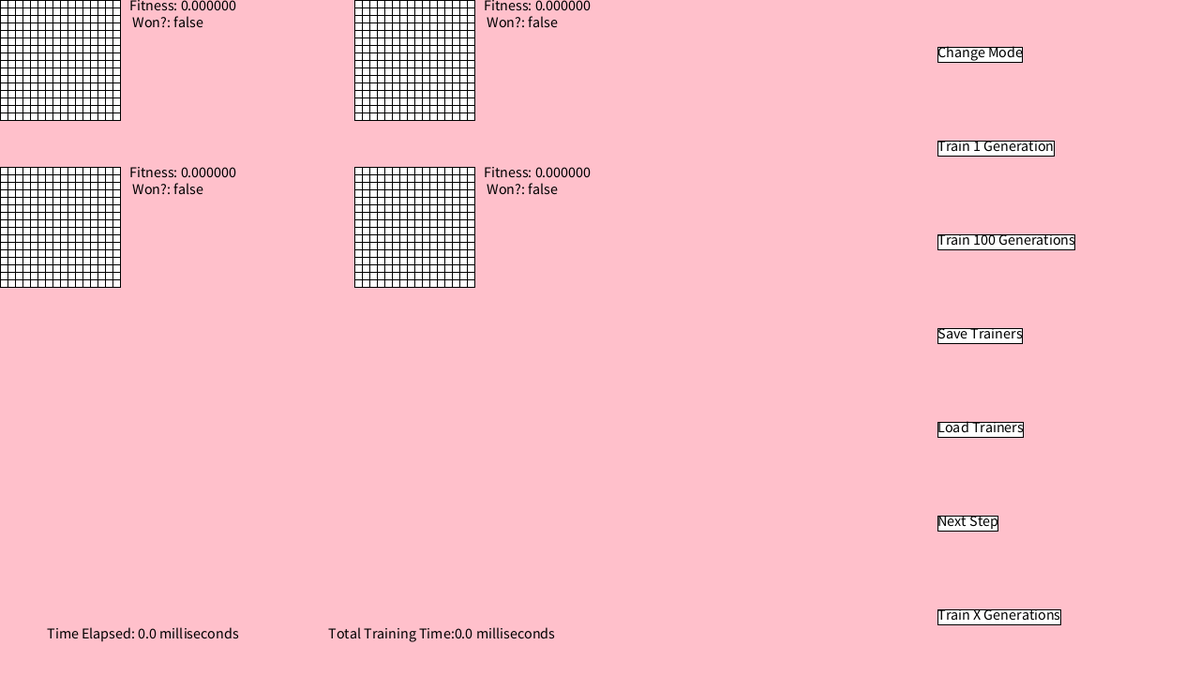
Frame 1 (no input)
Frame 60 (the mouse pressed at the canvas centre just before this capture): identical to frame 1, image omitted
Frame 120 (the mouse held since frame 60 and released just before this capture): identical to frame 1, image omitted

The Processing sketch that drew this single still picture (run headless with seeded random() and noise(); from frame 60 on, the mouse is pressed at the canvas centre):

// Processing sketch: mine_trainer
// ── mine_trainer.pde
final int SQUARE_SIZE = 8;
final int GENERATION_SIZE = 250;
final int BOARD_WIDTH = 16;
final int BOARD_HEIGHT = 16;
final int NUM_OF_MINES = 40;
final int SPACING = 250;
GeneticAlgorithm ga = new GeneticAlgorithm(GENERATION_SIZE,BOARD_WIDTH,BOARD_HEIGHT,NUM_OF_MINES);
int mode = 0;
int timer = 0;
int gensTrained = 0;
float timeElapsed = 0;
float trainingTime = 0;
boolean repeatTraining = false;
float fitnessAverage = 0;
ArrayList<Float> graphData = new ArrayList<Float>();
Button modeButton;
Button[] trainButtons;
Button[] predictButtons;
MineTrainer[] topTen = new MineTrainer[4];
boolean mouse = false;
void mousePressed(){
  mouse = true;
}
void mouseReleased(){
  mouse = false;
}
void setup(){
  size(1280,720);
  modeButton = new Button("Change Mode",1000,50);
  trainButtons = new Button[] {
    new Button("Train 1 Generation",1000,150),
    new Button("Train 100 Generations",1000,250),
    new Button("Save Trainers",1000,350),
    new Button("Load Trainers",1000,450),
    new Button("Next Step",1000,550),
    new Button("Train X Generations",1000,650)
  };
  predictButtons = new Button[] {
    new Button("Use Best Trainer",1000,150),
    new Button("Use Random by Fitness",1000,250),
    new Button("Predict Move",1000,350)
  };
  for(int i = 0; i < topTen.length;i++){
    topTen[i] = ga.trainers.get(i);
  }
}

void draw(){
  background(255,192,203);
  modeButton.update();
  modeButton.show();
  if(modeButton.clicked()){
    mode = (mode == 0) ? 1 : 0;
  }
  //display data
  fill(0,0,0);
  textAlign(LEFT,TOP);
  text("Time Elapsed: "+timeElapsed+" milliseconds",50,height-50);
  text("Total Training Time:"+trainingTime+" milliseconds",350,height-50);
  fill(0,0,255);
  for(int i = 0; i < graphData.size();i++){
    rect(50+i*2,height-100-graphData.get(i),2,2);
  }
  //buttons
  switch(mode){
    case 0:
      //show like top 10
      for(int i = 0; i < topTen.length; i++){
        topTen[i].x = (i%2)*(topTen[i].w+SPACING);
        topTen[i].y = (int)(i/2)*(topTen[i].h+SPACING/5);
        topTen[i].show();
        fill(0,0,0);
        textAlign(LEFT,TOP);
        text(String.format("Fitness: %f\n Won?: %b",topTen[i].fitness,topTen[i].win),(i%2)*(topTen[i].w+SPACING)+topTen[i].w+10,(int)(i/2)*(topTen[i].h+SPACING/5));
        //display fitness next to the graph???
      }
      //train gen if timer is > 0
      if(repeatTraining){
        timer = 1;
      }
      if(timer > 0){
        int start = millis();
        ga.nextGeneration();
        topTen = ga.calculateTopTen();
        timeElapsed = millis()-start;
        trainingTime += timeElapsed;
        timer--;
        gensTrained++;
        fitnessAverage = 0;
        for(int i = 0; i < this.topTen.length;i++){
          fitnessAverage += topTen[i].fitness;
        }
        fitnessAverage /= topTen.length;
        graphData.add(fitnessAverage);
        if(graphData.size() > 1000){
          graphData.remove(0);
        }
      }
      for(int i = 0; i < trainButtons.length;i++){
        trainButtons[i].update();
        trainButtons[i].show();
        if(trainButtons[i].clicked()){
          
          switch(i){
            case 0: //train 1 gen
              timer = 1;
              break;
            case 1: //train 100 gen
              timer = 100;
              break;
            case 2: //save trainers
              ga.saveTrainers();
              break;
            case 3: //load trainers
              ga.loadTrainers();
              break;
            case 4: //next step
              topTen = ga.nextStep();
              break;
            case 5: //train continuously
              if(repeatTraining){
                repeatTraining = false;
              } else{
                repeatTraining = true;
              }
              break;
          }
        }
      }
      break;
    case 1:
      for(int i = 0; i < predictButtons.length;i++){
        switch(i){
          case 0: //use best trainer
            break; 
          case 1: //use random trainer by fitness
            break;
          case 2: //predict the best move
            break;
        }
      }
      //do some kind of configurable board stuff and have computer predict
      break;
  }
}

// ── Button.pde
class Button{
  String label;
  float x;
  float y;
  boolean clicked;
  float w;
  float h;
  Button(String label, float x, float y){
    this.label = label;
    this.x = x;
    this.y = y;
    this.clicked = false;
    textSize(16);
    this.h = 16;
    this.w = textWidth(label);
  }
  boolean clicked(){
    if(this.clicked){
      this.clicked = false;
      return true;
    }
    return false;
  }
  void update(){
    if(mouseX > this.x && mouseX < this.x+this.w && mouseY > this.y && mouseY < this.y+this.h){
      textSize(this.h);
      textAlign(LEFT,TOP);
      text("*",this.x-10,this.y);
      if(mouse){
        this.clicked = true;
        mouse = false;
      }
    }
  }
  void show(){
    fill(255,255,255);
    rect(this.x,this.y,this.w,this.h);
    fill(0,0,0);
    textSize(this.h);
    textAlign(LEFT,TOP);
    text(this.label,this.x,this.y);
  }
}

// ── GeneticAlgorithm.pde
class GeneticAlgorithm{
  int gen_size;
  ArrayList<MineTrainer> trainers;
  ArrayList<MineTrainer> oldTrainers;
  ArrayList<MineTrainer> topTen;
  float averageFitness;
  int cols;
  int rows;
  int num_of_mines;
  GeneticAlgorithm(int gen_size,int boardW, int boardH,int num_of_mines){
    this.cols = boardW;
    this.rows = boardH;
    this.num_of_mines = num_of_mines;
    this.gen_size = gen_size;
    this.trainers = new ArrayList<MineTrainer>();
    this.oldTrainers = new ArrayList<MineTrainer>();
    this.topTen = new ArrayList<MineTrainer>();
    for(int i = 0; i < this.gen_size;i++){
      this.trainers.add(new MineTrainer(boardW,boardH,num_of_mines));
    }
    averageFitness = 0;
  }
  MineTrainer[] nextStep(){
    for(int i = this.trainers.size()-1; i >-1;i--){
        this.trainers.get(i).computerPick();
    }
    this.topTen = new ArrayList<MineTrainer>();
    boolean check;
    for(int i = 0; i < this.gen_size;i++){
      if(this.topTen.size() < 4){
        this.topTen.add(this.trainers.get(i));
      } else{
        check = false;
        for(int j = this.topTen.size()-1; j >= 0; j--){
          if(this.topTen.get(j).fitness < this.trainers.get(i).fitness && !check){
            this.topTen.remove(this.topTen.get(j));
            this.topTen.add(j,this.trainers.get(i));
            check = true;
          }
        }
      }
    }
    return(this.topTen.toArray(new MineTrainer[this.topTen.size()]));
  }
  void nextGeneration(){
    //println("starting ga");
    boolean extinction = false;
    float totalFitness = 0;
    this.oldTrainers = new ArrayList<MineTrainer>();
    while(!extinction){
      //println("Surviving trainers"+this.trainers.size());
      for(int i = this.trainers.size()-1; i >-1;i--){
        this.trainers.get(i).computerPick();
        if(this.trainers.get(i).gameComplete){
          this.trainers.get(i).calculateFitness();
          totalFitness += this.trainers.get(i).fitness;
          this.oldTrainers.add(this.trainers.get(i));
          this.trainers.remove(this.trainers.get(i));
        }
      }
      if(this.trainers.size() < 1){
        extinction = true;
      }
    }
    this.averageFitness = totalFitness/this.gen_size;
    for(int i = 0; i < this.trainers.size();i++){
      this.trainers.get(i).fitness /= totalFitness;
    }
    //println(oldTrainers.size(),trainers.size());
    //println("populating new generation");
    float r;
    int index;
    this.trainers = new ArrayList<MineTrainer>();
    for(int i = 0; i < this.gen_size;i++){
      r = random(1);
      index = 0;
      while(r >= 0){
        r -= this.oldTrainers.get(i).fitness;
        index++;
      }
      index--;
      //add a mutated copy
      //println("Number of new Trainers: "+this.trainers.size());
      this.trainers.add(new MineTrainer(this.oldTrainers.get(index)).reset().mutate());
    }
  }
  MineTrainer[] calculateTopTen(){
    this.topTen = new ArrayList<MineTrainer>();
    boolean check;
    for(int i = 0; i < this.gen_size;i++){
      if(this.topTen.size() < 4){
        this.topTen.add(this.oldTrainers.get(i));
      } else{
        check = false;
        for(int j = this.topTen.size()-1; j >= 0; j--){
          if(this.topTen.get(j).fitness < this.oldTrainers.get(i).fitness && !check){
            this.topTen.remove(this.topTen.get(j));
            this.topTen.add(j,this.oldTrainers.get(i));
            check = true;
          }
        }
      }
    }
    return(this.topTen.toArray(new MineTrainer[this.topTen.size()]));
  }
  void saveTrainers(){
    JSONObject config = new JSONObject();
    config.setInt("cols",this.cols);
    config.setInt("rows",this.rows);
    config.setInt("num_of_mines",this.num_of_mines);
    config.setInt("gen_size",this.gen_size);
    saveJSONObject(config,"data/config.json");
    for(int i = 0; i < this.gen_size;i++){
      this.trainers.get(i).nn.saveNN(Integer.toString(i));
    }
  }
  void loadTrainers(){
    JSONObject config = loadJSONObject("data/config.json");
    this.cols = config.getInt("cols");
    this.rows = config.getInt("rows");
    this.num_of_mines = config.getInt("num_of_mines");
    this.gen_size = config.getInt("gen_size");
    for(int i = 0; i < this.gen_size;i++){
      this.trainers.get(i).nn.loadNN(Integer.toString(i));
    }
  }
}

// ── Matrix.pde
class Matrix{
  int rows;
  int cols;
  float[][] values;
  Matrix(int rows,int cols){
    this.rows = rows;
    this.cols = cols;
    this.values = new float[this.rows][this.cols];
    for(int i = 0; i < this.rows;i++){
      for( int j = 0; j < this.cols;j++){
        this.values[i][j] = 0;
      }
    }
  }
  Matrix(float[][] values){
    this.rows = values.length;
    this.cols = values[0].length;
    this.values = new float[this.rows][this.cols];
    for(int i = 0; i < this.rows;i++){
      for( int j = 0; j < this.cols;j++){
        this.values[i][j] = values[i][j];
      }
    }
  }
  Matrix(float[] values){
    this.rows = values.length;
    this.cols = 1;
    this.values = new float[this.rows][this.cols];
    for(int i = 0; i < this.rows;i++){
      for( int j = 0; j < this.cols;j++){
        this.values[i][j] = values[i];
      }
    }
  }
  Matrix(Matrix matrix){
    this.rows = matrix.values.length;
    this.cols = matrix.values[0].length;
    this.values = new float[this.rows][this.cols];
    for(int i = 0; i < this.rows;i++){
      for( int j = 0; j < this.cols;j++){
        this.values[i][j] = matrix.values[i][j];
      }
    }
  }
  Matrix(JSONArray json){
    this.rows = json.size();
    this.cols = json.getJSONArray(0).size();
    for(int i = 0; i < json.size();i++){
      JSONArray row = json.getJSONArray(i);
      for(int j = 0; j < row.size();j++){
        this.values[i][j] = row.getFloat(j);
      }
    }
  }
  void addMatrix(Matrix m2){
    if(this.rows != m2.rows || this.cols != m2.cols){
      print("Matrix dimension mismatch");
    }
    for(int i = 0; i < this.rows;i++){
      for(int j = 0; j < this.cols;j++){
        this.values[i][j] = this.values[i][j] + m2.values[i][j];
      }
    }
  }
  void addConstant(float c){
    for(int i = 0; i < this.rows;i++){
      for(int j = 0; j < this.cols;j++){
        this.values[i][j] += c;
      }
    }
  }
  Matrix multiplyMatrix(Matrix m2){
    if(this.cols != m2.rows){
      print("Matrix dimension mismatch");
    }
    Matrix newM = new Matrix(this.rows,m2.cols);
    for(int i = 0; i < newM.rows;i++){
      for(int j = 0; j < newM.cols;j++){
        float dot = 0;
        for(int k = 0; k < this.cols; k++){
          dot += this.values[i][k] * m2.values[k][j];
        }
        newM.values[i][j] = dot;
      }
    }
    return newM;
  }
  void multiplyConstant(float c){
    for(int i = 0; i < this.rows;i++){
      for(int j = 0; j < this.cols;j++){
        this.values[i][j] = this.values[i][j] * c;
      }
    }
  }
  void activate(){
    for(int i = 0; i < this.rows;i++){
      for(int j = 0; j < this.cols;j++){
        this.values[i][j] = sigmoid(this.values[i][j]);
      }
    }
  }
  Matrix transpose(){
    Matrix newM = new Matrix(this.cols,this.rows);
    for(int i = 0; i < newM.rows;i++){
      for(int j = 0; j < newM.cols;j++){
        newM.values[i][j] = this.values[j][i];
      }
    }
    return newM;
  }
  void zero(){
    for(int i = 0; i < this.rows;i++){
      for(int j = 0; j < this.cols;j++){
        this.values[i][j] = 0;
      }
    }
  }
  void randomize(){
    for(int i = 0; i < this.rows;i++){
      for(int j = 0; j < this.cols;j++){
        this.values[i][j] = random(-1,1);
      }
    }
  }
  void mutate(float mutation_rate){
    for(int i = 0; i < this.rows;i++){
      for(int j = 0; j < this.cols;j++){
        if(random(1) < mutation_rate){
          this.values[i][j] += random(-0.1,0.1);
        }
      }
    }
    
  }
  float[] asArray(){
    float[] arr = new float[this.rows*this.cols];
    for(int i = 0; i < arr.length;i++){
      arr[i] = this.values[(int)(i/this.cols)][i%this.cols];
    }
    return(arr);
  }
  JSONArray toJSONArray(){
    JSONArray json = new JSONArray();
    for(int i = 0; i < this.rows;i++){
      JSONArray row = new JSONArray();
      for(int j = 0; j < this.cols;j++){
        row.setFloat(j,this.values[i][j]);
      }
      json.setJSONArray(i,row);
    }
    return(json);
  }
}
float sigmoid(float x){
  return((float)(1/(1+Math.exp(x))));
}

// ── MineTrainer.pde
class MineTrainer{
  int[][] board;
  int rows;
  int cols;
  NeuralNetwork nn;
  float fitness;
  float x;
  float y;
  float w;
  float h;
  boolean firstPicked;
  int num_of_mines;
  ArrayList<int[]> mines;
  boolean gameComplete;
  boolean win;
  MineTrainer(int boardW, int boardH, int num_of_mines){
    this.cols = boardW;
    this.rows = boardH;
    this.board = new int[this.cols][this.rows];
    for(int i = 0; i < this.cols; i++){
      for(int j = 0; j < this.rows;j++){
        this.board[i][j] = -1;
      }
    }
    this.x = 0;
    this.y = 0;
    this.w = boardW*SQUARE_SIZE;
    this.h = boardH*SQUARE_SIZE;
    this.num_of_mines = num_of_mines;
    this.mines = new ArrayList<int[]>();
    this.firstPicked = false;
    this.nn = new NeuralNetwork(3,boardW*boardH,0.1,0.3);
    this.fitness = 0;
    this.gameComplete = false;
    this.win = false;
  }
  MineTrainer(MineTrainer oldTrainer){
    this.cols = oldTrainer.cols;
    this.rows = oldTrainer.rows;
    this.board = new int[this.cols][this.rows];
    for(int i = 0; i < this.cols; i++){
      for(int j = 0; j < this.rows;j++){
        this.board[i][j] = -1;
      }
    }
    this.x = oldTrainer.x;
    this.y = oldTrainer.y;
    this.w = oldTrainer.w;
    this.h = oldTrainer.h;
    this.num_of_mines = oldTrainer.num_of_mines;
    this.mines = new ArrayList<int[]>();
    for(int i = 0; i < this.num_of_mines;i++){
      this.mines.add(oldTrainer.mines.get(i));
    }
    this.firstPicked = oldTrainer.firstPicked;
    this.nn = new NeuralNetwork(oldTrainer.nn);
    this.fitness = oldTrainer.fitness;
    this.gameComplete = oldTrainer.gameComplete;
    this.win = oldTrainer.win;
  }
  int[][] getBoard(){
    return(this.board);
  }
  void setBoard(int[][] newBoard){
    this.board = newBoard;
  }
  boolean checkMines(int x, int y){
    for(int i = 0; i < this.mines.size();i++){
      if(x == this.mines.get(i)[0] && y == this.mines.get(i)[1]){
        return(true);
      }
    }
    return(false);
  }
  void playerPick(float mX, float mY){
    if(!this.gameComplete){
      for(int i = 0; i < this.cols;i++){
        for( int j = 0; j < this.rows;j++){
          if(mX > this.x+i*SQUARE_SIZE && mX < this.x+(i+1)*SQUARE_SIZE && mY > this.y+j*SQUARE_SIZE && mY < this.y+(j+1)*SQUARE_SIZE){
            pickSquare(i,j);
          }
        }
      }
    }
  }
  void pickSquare(int x, int y){
    if(this.board[x][y] < 0){
      if(this.firstPicked){
        if(checkMines(x,y)){
          this.gameComplete = true; //game complete, player lost
          this.win = false;
        } else{
          clearSquare(x,y);
          int count = 0;
          for(int i = 0; i < this.cols;i++){
            for(int j = 0; j < this.rows;j++){
              if(this.board[i][j] == -1){
                count++;
              }
            }
          }
          if(count == this.num_of_mines){
            this.gameComplete = true; //game compelte, player won
            this.win = true;
          }
        }
      } else{
        while(this.mines.size() < this.num_of_mines){
          int randX = floor(random(this.cols));
          int randY = floor(random(this.rows));
          if(!(randX == x && randY == y)){
            if(!checkMines(randX,randY)){
              this.mines.add(new int[] {randX,randY});
            }
          }
        }
        this.firstPicked = true;
        clearSquare(x,y);
        int count = 0;
        for(int i = 0; i < this.cols;i++){
          for(int j = 0; j < this.rows;j++){
            if(this.board[i][j] == -1){
              count++;
            }
          }
        }
        if(count == this.num_of_mines){
          this.gameComplete = true; //game compelte, player won
          this.win = true;
        }
      }
    }
  }
  void clearSquare(int x, int y){
    if(!checkMines(x,y) && x > -1 && x < this.cols && y > -1 && y < this.rows){
      if(this.board[x][y] < 0){
        //do some min maxing stuff
        int newX = Math.max(Math.min(x,this.cols-1),0);
        int newY = Math.max(Math.min(y,this.rows-1),0);
        int num = 0;
        for(int i = 0; i < 3; i++){
          for(int j = 0; j < 3; j++){
            if(checkMines(newX+i-1,newY+j-1)){
              num++;
            }
          }
        }
        this.board[newX][newY] = num;
        if(num == 0){
          for(int i = 0; i < 3; i++){
            for(int j = 0; j < 3; j++){
              clearSquare(newX+i-1,newY+j-1);
            }
          }
        }
      }
    }
  }
  void computerPick(){
    if(!this.gameComplete){
      float[] inputs = new float[this.cols*this.rows];
      for(int i = 0; i < inputs.length;i++){
        inputs[i] = this.board[(int)(i/this.cols)][i%this.rows];
      }
      float[] outputs = this.nn.feedForward(inputs);
      float max = 0;
      int index = 0;
      for(int i = 0; i < outputs.length;i++){
        if(outputs[i] > max){
          max = outputs[i];
          index = i;
        }
      }
      if(this.board[index%this.cols][(int)(index/this.cols)] > -1){
        this.gameComplete = true;
      } else{
        pickSquare(index%this.cols,(int)(index/this.cols));
      }
      
    }
  }
  int[] computerPredict(){
    float[] inputs = new float[this.cols*this.rows];
    for(int i = 0; i < inputs.length;i++){
      inputs[i] = this.board[(int)(i/this.cols)][i%this.rows];
    }
    float[] outputs = this.nn.feedForward(inputs);
    float max = 0;
    int index = 0;
    for(int i = 0; i < outputs.length;i++){
      if(outputs[i] > max){
        max = outputs[i];
        index = i;
      }
    }
    return(new int[] {index%this.cols,(int)(index/this.cols)});
  }
  void calculateFitness(){
    this.fitness = 0;
    for(int i = 0; i < this.board.length;i++){
      for( int j = 0; j < this.board[0].length;j++){
        if(this.board[i][j] > -1){
          this.fitness += 1;
        }
      }
    }
    //calc stuff
  }
  MineTrainer mutate(){
    this.nn.mutate();
    return(this);
  }
  MineTrainer reset(){
    this.gameComplete = false;
    this.win = false;
    this.mines = new ArrayList<int[]>();
    this.firstPicked = false;
    return(this);
  }
  void show(){
    for(int i = 0; i < this.board.length; i++){
      for(int j = 0; j < this.board[0].length;j++){
        fill(255,255,255);
        rect(this.x+i*SQUARE_SIZE,this.y+j*SQUARE_SIZE,SQUARE_SIZE,SQUARE_SIZE);
        if(gameComplete){
          if(checkMines(i,j)){
            fill(255,0,0);
            rect(this.x+i*SQUARE_SIZE,this.y+j*SQUARE_SIZE,SQUARE_SIZE,SQUARE_SIZE);
          }
        }
        if(this.board[i][j] > -1){
          fill(0,0,0);
          textAlign(CENTER,CENTER);
          text(this.board[i][j],this.x+i*SQUARE_SIZE+SQUARE_SIZE/2,this.y+j*SQUARE_SIZE+SQUARE_SIZE/2);
        
        }
        
      }
    }
  }
}

// ── NeuralNetwork.pde
//class NeuralNetwork{
//  int num_of_layers;
//  int size_of_layer;
//  float lr; //learning rate
//  float mr; //mutation rate
//  float[][] layers;
//  float[][][] weights;
//  float[][][] gradients;
//  float[] biases;
//  NeuralNetwork(int num_of_layers, int size_of_layer, float lr, float mr){
//    this.num_of_layers = num_of_layers;
//    this.size_of_layer = size_of_layer;
//    this.layers = new float[num_of_layers][size_of_layer];
//    this.weights = new float[num_of_layers][size_of_layer][size_of_layer];
//    for(int i = 0; i < this.weights.length;i++){
//      for(int j = 0; j < this.weights[0].length;j++){
//        for(int k = 0; k < this.weights[0][0].length;k++){
//          this.weights[i][j][k] = random(1);
//        }
//      }
//    }
//    this.gradients = new float[num_of_layers][size_of_layer][size_of_layer];
//    for(int i = 0; i < this.gradients.length;i++){
//      for(int j = 0; j < this.gradients[0].length;j++){
//        for(int k = 0; k < this.gradients[0][0].length;k++){
//          this.weights[i][j][k] = random(1);
//        }
//      }
//    }
//    this.biases = new float[num_of_layers];
//    for(int i = 0; i < this.biases.length;i++){
//      this.biases[i] = random(1);
//    }
//    this.lr = lr;
//    this.mr = mr;
//  }
//  NeuralNetwork(NeuralNetwork nn){
//    this.num_of_layers = nn.num_of_layers;
//    this.size_of_layer = nn.size_of_layer;
//    this.layers = new float[num_of_layers][size_of_layer];
//    for(int i = 0; i < layers.length;i++){
//      layers[i] = nn.layers[i];
//    }
//    this.weights = new float[num_of_layers][size_of_layer][size_of_layer];
//    for(int i = 0; i < this.weights.length;i++){
//      for(int j = 0; j < this.weights[0].length;j++){
//        for(int k = 0; k < this.weights[0][0].length;k++){
//          this.weights[i][j][k] = nn.weights[i][j][k];
//        }
//      }
//    }
//    this.gradients = new float[num_of_layers][size_of_layer][size_of_layer];
//    for(int i = 0; i < this.gradients.length;i++){
//      for(int j = 0; j < this.gradients[0].length;j++){
//        for(int k = 0; k < this.gradients[0][0].length;k++){
//          this.gradients[i][j][k] = nn.gradients[i][j][k];
//        }
//      }
//    }
//    this.biases = new float[num_of_layers];
//    for(int i = 0; i < this.num_of_layers;i++){
//      this.biases[i] = nn.biases[i];
//    }
//    this.lr = nn.lr;
//    this.mr = nn.mr;
//  }
//  float[] feedForward(float[] inputs){
//    this.layers[0] = new Matrix(inputs);
//    for(int i = 0; i < this.num_of_layers - 1;i++){
//      this.layers[i+1] = this.weights[i].multiplyMatrix(this.layers[i]);
//      this.layers[i+1].addConstant(biases[i]);
//      this.layers[i+1].activate();
//    }
//    return(this.layers[this.layers.length-1].asArray());
//  }
//  void backpropagate(){
    
//  }
//  void mutate(){
//    for(int i = 0; i < this.weights.length;i++){
//      weights[i].mutate(this.mr);
//    }
//    for(int i = 0; i < this.biases.length;i++){
//      if(random(1) < this.mr){
//        this.biases[i] += random(-0.1,0.1);
//      }
//    }
//  }
//  void mate(){
    
//  }
//}


///old matrix implementation



class NeuralNetwork{
  int num_of_layers;
  int size_of_layer;
  float lr; //learning rate
  float mr; //mutation rate
  Matrix[] layers;
  Matrix[] weights;
  float[] biases;
  NeuralNetwork(int num_of_layers, int size_of_layer, float lr, float mr){
    this.num_of_layers = num_of_layers;
    this.size_of_layer = size_of_layer;
    this.layers = new Matrix[num_of_layers];
    for(int i = 0; i < this.layers.length;i++){
      this.layers[i] = new Matrix(1,size_of_layer);
    }
    this.weights = new Matrix[num_of_layers];
    for(int i = 0; i < this.weights.length;i++){
      this.weights[i] = new Matrix(size_of_layer,size_of_layer);
      this.weights[i].randomize();
    }

    this.biases = new float[num_of_layers];
    for(int i = 0; i < this.biases.length;i++){
      this.biases[i] = 0;
    }
    this.lr = lr;
    this.mr = mr;
  }
  NeuralNetwork(NeuralNetwork nn){
    this.num_of_layers = nn.num_of_layers;
    this.size_of_layer = nn.size_of_layer;
    this.layers = new Matrix[num_of_layers];
    for(int i = 0; i < layers.length;i++){
      layers[i] = new Matrix(nn.layers[i]);
    }
    this.weights = new Matrix[num_of_layers];
    for(int i = 0; i < weights.length;i++){
      weights[i] = new Matrix(nn.weights[i]);
    }

    this.biases = new float[num_of_layers];
    for(int i = 0; i < this.num_of_layers;i++){
      this.biases[i] = nn.biases[i];
    }
    this.lr = nn.lr;
    this.mr = nn.mr;
  }
  float[] feedForward(float[] inputs){
    this.layers[0] = new Matrix(inputs);
    for(int i = 0; i < this.num_of_layers - 1;i++){
      this.layers[i+1] = this.weights[i].multiplyMatrix(this.layers[i]);
      this.layers[i+1].addConstant(biases[i]);
      this.layers[i+1].activate();
    }
    return(this.layers[this.layers.length-1].asArray());
  }

  void mutate(){
    for(int i = 0; i < this.weights.length;i++){
      weights[i].mutate(this.mr);
    }
    for(int i = 0; i < this.biases.length;i++){
      if(random(1) < this.mr){
        this.biases[i] += random(-0.1,0.1);
      }
    }
  }
  void saveNN(String filename){
    JSONObject nn = new JSONObject();
    nn.setInt("num_of_layers",this.num_of_layers);
    nn.setInt("size_of_layer",this.size_of_layer);
    
    JSONArray layers = new JSONArray();
    for(int i = 0; i < this.layers.length;i++){
      layers.setJSONArray(i,this.layers[i].toJSONArray());
    }
    nn.setJSONArray("layers",layers);
    
    JSONArray weights = new JSONArray();
    for(int i = 0; i < this.weights.length;i++){
      weights.setJSONArray(i,this.weights[i].toJSONArray());
    }
    nn.setJSONArray("weights",weights);
    
    JSONArray biases = new JSONArray();
    for(int i = 0; i < this.biases.length;i++){
      biases.setFloat(i,this.biases[i]);
    }
    nn.setJSONArray("biases",biases);
    nn.setFloat("lr",lr);
    nn.setFloat("mr",mr);
    saveJSONObject(nn,"models/"+filename+".json");
  }
  void loadNN(String filename){
    JSONObject nn = loadJSONObject("models/"+filename+".json");
    this.num_of_layers = nn.getInt("num_of_layers");
    this.size_of_layer = nn.getInt("size_of_layer");
    JSONArray layers = nn.getJSONArray("layers");
    this.layers = new Matrix[this.num_of_layers];
    for(int i = 0; i < this.layers.length;i++){
      this.layers[i] = new Matrix(layers.getJSONArray(i));
    }
    
    JSONArray weights = nn.getJSONArray("weights");
    this.weights = new Matrix[this.num_of_layers];
    for(int i = 0; i < this.weights.length;i++){
      this.weights[i] = new Matrix(layers.getJSONArray(i));
    }
    
    JSONArray biases = nn.getJSONArray("biases");
    this.biases = new float[num_of_layers];
    for(int i = 0; i < this.biases.length;i++){
      this.biases[i] = biases.getFloat(i);
    }
    this.lr = nn.getFloat("lr");
    this.mr = nn.getFloat("mr");
  }
}
